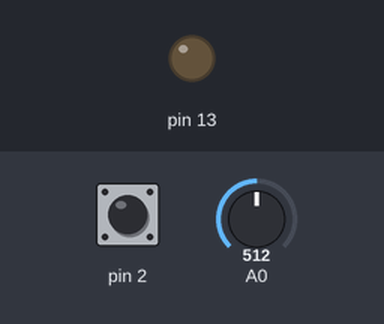
Bench run of a sketch on a simulated Arduino Uno, built with avr-gcc and run on an emulated ATmega328P. On the bench: output pins drawn as LEDs (lit = HIGH). The test bench sets the inputs (shaded band); at power-on: pin 2 HIGH, A0 = 512. What the sketch prints to the serial monitor is not drawn.

Above: at 1.2 s.
1.3 s: pin 2 pulled LOW for 0.15 s
At 1.37 s:
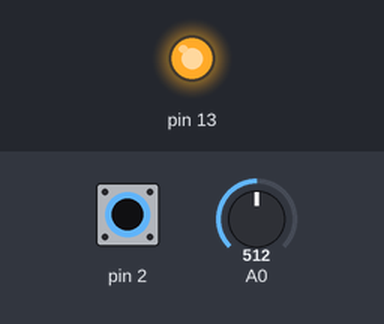
4.4 s: pin 2 pulled LOW for 3.2 s
At 7.9 s:
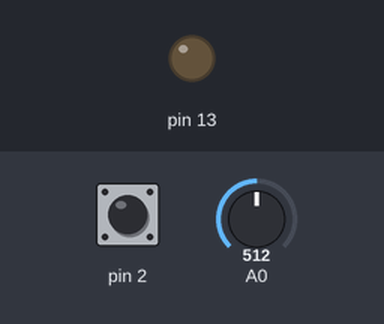
Timing chart, 0 to 9.4 s (numbered marks = the images above; inputs shaded):
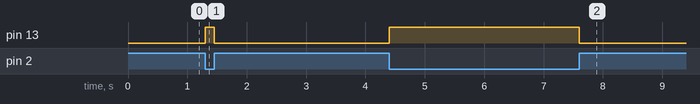

The sketch:

adc.ino
```cpp
// อ่าน A0 ทุก 100 ms พิมพ์ค่า · ส่งข้อความกลับ (echo) ทาง Serial · ปุ่มที่ D2 (INPUT_PULLUP) คุม LED D13
void setup() {
  Serial.begin(9600);
  pinMode(2, INPUT_PULLUP);
  pinMode(13, OUTPUT);
}
unsigned long last = 0;
void loop() {
  digitalWrite(13, digitalRead(2) == LOW ? HIGH : LOW);
  if (millis() - last >= 100) {
    last = millis();
    Serial.print("A0=");
    Serial.println(analogRead(A0));
  }
  while (Serial.available()) {
    char c = Serial.read();
    if (c == '\n') Serial.println("<ok>"); else Serial.write(c);
  }
}
```

Measured:
- after the input at 1.3 s, pin 13: LOW → HIGH at once, → LOW 0.15 s later
- after the input at 4.4 s, pin 13: LOW → HIGH at once, → LOW 3.2 s later
